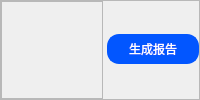
                        <widget class="QFrame" name="btnArea">
                         <property name="frameShape">
                          <enum>QFrame::Shape::StyledPanel</enum>
                         </property>
                         <property name="frameShadow">
                          <enum>QFrame::Shadow::Raised</enum>
                         </property>
                         <layout class="QHBoxLayout" name="horizontalLayout_30" stretch="7,3">
                          <property name="spacing">
                           <number>0</number>
                          </property>
                          <property name="leftMargin">
                           <number>0</number>
                          </property>
                          <property name="topMargin">
                           <number>0</number>
                          </property>
                          <property name="rightMargin">
                           <number>0</number>
                          </property>
                          <property name="bottomMargin">
                           <number>0</number>
                          </property>
                          <item>
                           <widget class="QFrame" name="frame_7">
                            <property name="frameShape">
                             <enum>QFrame::Shape::StyledPanel</enum>
                            </property>
                            <property name="frameShadow">
                             <enum>QFrame::Shadow::Raised</enum>
                            </property>
                            <layout class="QHBoxLayout" name="horizontalLayout_12" stretch="1,15">
                             <item>
                              <widget class="QLabel" name="genBack">
                               <property name="styleSheet">
                                <string notr="true">border-image: url(:/icons/images/icons/recall.png);</string>
                               </property>
                               <property name="text">
                                <string/>
                               </property>
                              </widget>
                             </item>
                             <item>
                              <widget class="QLabel" name="buildFlow">
                               <property name="styleSheet">
                                <string notr="true">color: #222;
font-family: '微软雅黑', 'Microsoft YaHei', Arial, sans-serif;
font-size: 24px;
font-weight: bold;
</string>
                               </property>
                               <property name="text">
                                <string/>
                               </property>
                              </widget>
                             </item>
                            </layout>
                           </widget>
                          </item>
                          <item>
                           <widget class="QPushButton" name="buildBtn">
                            <property name="styleSheet">
                             <string notr="true">QPushButton {
font: 18px,bold, &quot;微软雅黑&quot;;
border: 2px solid #0256FF;
border-radius: 12px;	
background-color: #0256FF;
color: #FFFFFF;
padding: 4px 20px;
margin-bottom: 2px;
margin-left: 4px;
}

QPushButton:hover {
    background-color: #BFBFBF;
	border: 2px solid #BFBFBF;
}</string>
                            </property>
                            <property name="text">
                             <string>生成报告</string>
                            </property>
                           </widget>
                          </item>
                         </layout>
                        </widget>
